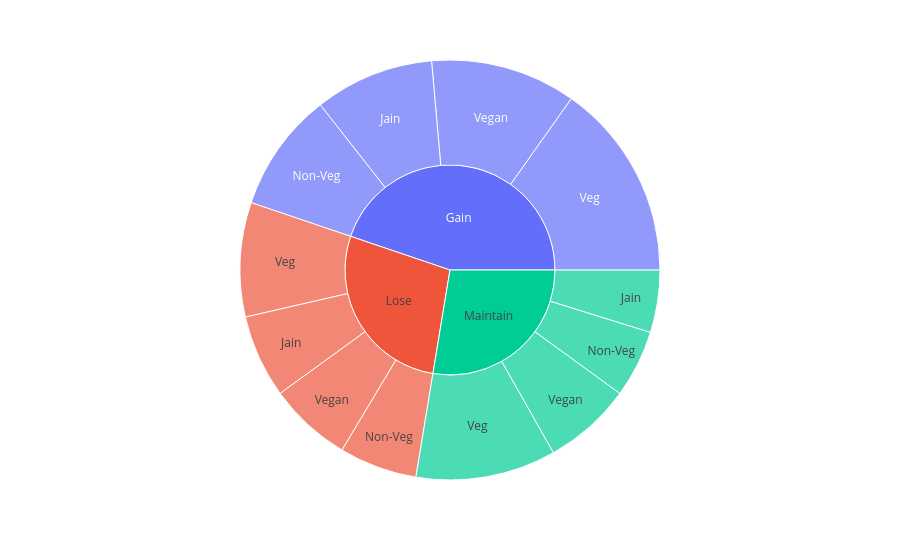

Notebook source saved alongside this figure:
### Code cell
fig=px.sunburst(
df, 
path=["Goal","Diet_Type"]
)

fig.show()

### Figure 1 — Plotly figure (JSON) as saved in the notebook; plotly's stock layout.template omitted (floating-point values rounded to 4 significant figures)
{"data": [{"branchvalues": "total", "domain": {"x": [0, 1], "y": [0, 1]}, "hovertemplate": "labels=%{label}<br>count=%{value}<br>parent=%{parent}<br>id=%{id}<extra></extra>", "ids": ["Gain/Jain", "Lose/Jain", "Maintain/Jain", "Gain/Non-Veg", "Lose/Non-Veg", "Maintain/Non-Veg", "Gain/Veg", "Lose/Veg", "Maintain/Veg", "Gain/Vegan", "Lose/Vegan", "Maintain/Vegan", "Gain", "Lose", "Maintain"], "labels": ["Jain", "Jain", "Jain", "Non-Veg", "Non-Veg", "Non-Veg", "Veg", "Veg", "Veg", "Vegan", "Vegan", "Vegan", "Gain", "Lose", "Maintain"], "level": "bbcc29", "name": "", "parents": ["Gain", "Lose", "Maintain", "Gain", "Lose", "Maintain", "Gain", "Lose", "Maintain", "Gain", "Lose", "Maintain", "", "", ""], "type": "sunburst", "values": [23, 16, 12, 23, 15, 13, 38, 22, 27, 28, 16, 17, 112, 69, 69]}], "layout": {"autosize": true, "legend": {"tracegroupgap": 0}, "margin": {"t": 60}}}
